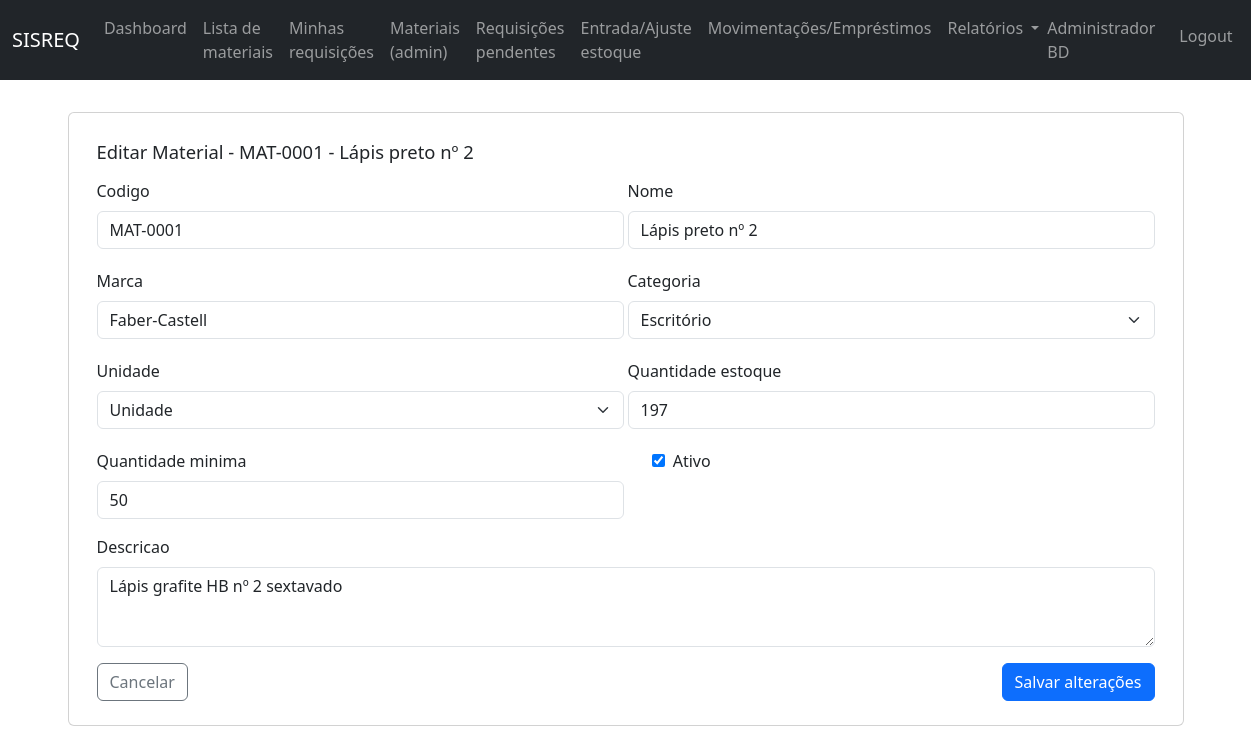
The page /materiais/1/editar/ (signed in) on the database its author committed.
### apps/usuarios/models.py (models this page shows, shortened)
class Usuario(AbstractBaseUser, PermissionsMixin):
    email = models.EmailField(unique=True)
    nome_completo = models.CharField(max_length=150)
    matricula = models.CharField(max_length=30, blank=True, null=True)
    prefeitura = models.ForeignKey(
        "cadastros.Prefeitura",
        on_delete=models.PROTECT,
        null=True,
        blank=True,
    )
    secretaria = models.ForeignKey(
        "cadastros.Secretaria",
        on_delete=models.PROTECT,
        null=True,
        blank=True,
    )
    setor = models.ForeignKey(
        "cadastros.Setor",
        on_delete=models.PROTECT,
        null=True,
        blank=True,
    )
    tipo = models.CharField(
        max_length=20,
        choices=TIPO_USUARIO_CHOICES,
        default="FUNCIONARIO",
    )
    ativo = models.BooleanField(default=True)
    is_staff = models.BooleanField(default=False)
    is_superuser = models.BooleanField(default=False)
    date_joined = models.DateTimeField(default=timezone.now)
    USERNAME_FIELD = "email"
    REQUIRED_FIELDS = ["nome_completo"]
    objects = UsuarioManager()
    class Meta:
        verbose_name = "Usuário"
        verbose_name_plural = "Usuários"
    @property
    def is_active(self) -> bool:
        return self.ativo

### apps/estoque/models.py (models this page shows)
class Material(models.Model):
    prefeitura = models.ForeignKey(
        "cadastros.Prefeitura",
        on_delete=models.PROTECT,
    )
    secretaria = models.ForeignKey(
        "cadastros.Secretaria",
        on_delete=models.PROTECT,
    )
    codigo = models.CharField(max_length=50)
    nome = models.CharField(max_length=150)
    marca = models.CharField(max_length=100, blank=True)
    categoria = models.CharField(max_length=100, blank=True)
    descricao = models.TextField(blank=True)
    unidade = models.CharField(
        max_length=10,
        choices=UNIDADE_MATERIAL_CHOICES,
    )
    quantidade_estoque = models.IntegerField()
    quantidade_minima = models.IntegerField()
    ativo = models.BooleanField(default=True)
    created_at = models.DateTimeField(auto_now_add=True)
    updated_at = models.DateTimeField(auto_now=True)
    class Meta:
        verbose_name = "Material"
        verbose_name_plural = "Materiais"
        unique_together = ("prefeitura", "secretaria", "codigo")
    def __str__(self) -> str:
        return f"{self.codigo} - {self.nome}"

### apps/estoque/views.py (the view)
@login_required
def editar_material(request, pk):
    if not _require_admin(request.user):
        return HttpResponseForbidden("Acesso restrito a administradores.")
    prefeitura_id, secretaria_id = _get_unidade_from_session(request)
    material = get_object_or_404(
        Material,
        pk=pk,
        prefeitura_id=prefeitura_id,
        secretaria_id=secretaria_id,
    )
    if request.method == "POST":
        form = MaterialForm(request.POST, instance=material)
        if form.is_valid():
            form.save()
            messages.success(request, "Material atualizado com sucesso.")
            return redirect("estoque:listar_materiais")
    else:
        form = MaterialForm(instance=material)
    return render(
        request,
        "estoque/editar_material.html",
        {"form": form, "material": material},
    )

### apps/estoque/views.py (called while the page is built, shortened)
def _get_unidade_from_session(request):
    prefeitura_id = request.session.get("prefeitura_id")
    secretaria_id = request.session.get("secretaria_id")
    user = getattr(request, "user", None)
    return prefeitura_id, secretaria_id

def _require_admin(user):
    return user.is_authenticated and user.tipo == "ADMINISTRADOR"

### apps/estoque/templates/estoque/editar_material.html (shortened to what this page needs)
{% extends "core/base.html" %}
{% block content %}
<div class="container mt-2">
  <div class="card card-compact">
    <div class="card-body">
      <h2 class="card-title mb-3">Editar Material - {{ material }}</h2>
      <form method="post" class="mt-2">
        <div class="form-grid-2">
          <div class="mb-3">
            <label class="form-label">{{ form.codigo.label }}</label>
            {{ form.codigo }}
          </div>
          <div class="mb-3">
            <label class="form-label">{{ form.nome.label }}</label>
            {{ form.nome }}
          </div>
          <div class="mb-3">
            <label class="form-label">{{ form.marca.label }}</label>
            {{ form.marca }}
          </div>
          <div class="mb-3">
            <label class="form-label">{{ form.categoria.label }}</label>
            {{ form.categoria }}
          </div>
          <div class="mb-3">
            <label class="form-label">{{ form.unidade.label }}</label>
            {{ form.unidade }}
          </div>
          <div class="mb-3">
            <label class="form-label">{{ form.quantidade_estoque.label }}</label>
            {{ form.quantidade_estoque }}
          </div>
          <div class="mb-3">
            <label class="form-label">{{ form.quantidade_minima.label }}</label>
            {{ form.quantidade_minima }}
          </div>
          <div class="mb-3 d-flex align-items-center">
            <div class="form-check">
              {{ form.ativo }}
              <label class="form-check-label ms-1">{{ form.ativo.label }}</label>
            </div>
          </div>
        </div>
        <div class="mb-3">
          <label class="form-label">{{ form.descricao.label }}</label>
          {{ form.descricao }}
        </div>
        <div class="d-flex justify-content-between">
          <a href="{% url 'estoque:listar_materiais' %}" class="btn btn-outline-secondary">Cancelar</a>
          <button type="submit" class="btn btn-primary">Salvar alterações</button>
        </div>
      </form>
    </div>
  </div>
</div>
{% endblock %}

### apps/templates/core/base.html (shortened to what this page needs)
{% load static %}
<!DOCTYPE html>
<html lang="pt-br">
  <head>
    <link href="https://cdn.jsdelivr.net/npm/bootstrap@5.3.0/dist/css/bootstrap.min.css" rel="stylesheet">
    <link rel="stylesheet" href="{% static 'estoque/css/estoque.css' %}">
  </head>
  <body>
    <nav class="navbar navbar-expand-lg navbar-dark bg-dark">
      <div class="container-fluid">
        <a class="navbar-brand" href="{% url 'estoque:dashboard' %}">SISREQ</a>
        <div class="collapse navbar-collapse" id="navbarNav">
          <ul class="navbar-nav me-auto mb-2 mb-lg-0">
            {% if request.user.is_authenticated %}
            <li class="nav-item">
              <a class="nav-link" href="{% url 'estoque:dashboard' %}">Dashboard</a>
            </li>
            <li class="nav-item">
              <a class="nav-link" href="{% url 'estoque:lista_materiais_publica' %}">Lista de materiais</a>
            </li>
            <li class="nav-item">
              <a class="nav-link" href="{% url 'estoque:listar_requisicoes' %}">Minhas requisições</a>
            </li>
            {% if request.user.tipo == "ADMINISTRADOR" %}
            <li class="nav-item">
              <a class="nav-link" href="{% url 'estoque:listar_materiais' %}">Materiais (admin)</a>
            </li>
            <li class="nav-item">
              <a class="nav-link" href="{% url 'estoque:listar_requisicoes' %}?status=PENDENTE">Requisições pendentes</a>
            </li>
            <li class="nav-item">
              <a class="nav-link" href="{% url 'estoque:novo_movimento_estoque' %}">Entrada/Ajuste estoque</a>
            </li>
            <li class="nav-item">
              <a class="nav-link" href="{% url 'estoque:entrada_compra' %}">Movimentações/Empréstimos</a>
            </li>
            <li class="nav-item dropdown">
              <a class="nav-link dropdown-toggle"
                 href="#"
                 id="navbarRelatorios"
                 role="button"
                 data-bs-toggle="dropdown"
                 aria-expanded="false">
                Relatórios
              </a>
            </li>
            {% endif %}
            {% endif %}
          </ul>
          <ul class="navbar-nav">
            {% if request.user.is_authenticated %}
            <li class="nav-item">
              <span class="navbar-text me-3">
                {{ request.user.nome_completo }}
              </span>
            </li>
            <li class="nav-item">
              <a class="nav-link" href="{% url 'usuarios:logout' %}">Logout</a>
            </li>
            {% else %}
            <li class="nav-item">
              <a class="nav-link" href="{% url 'usuarios:login' %}">Login</a>
            </li>
            {% endif %}
          </ul>
        </div>
      </div>
    </nav>
    <main class="py-4">
      {% block content %}{% endblock %}
    </main>
  </body>
</html>

### static/estoque/css/estoque.css (style rules this page uses)
.form-grid-2 { display:grid; grid-template-columns: 1fr 1fr; gap:4px; align-items:flex-start; }
.card-compact { padding:12px 12px 8px; }
.card-compact .mb-3 { margin-bottom:6px; }
.card-compact .card-title { font-size:1.15rem; margin-bottom:6px; }
.card-compact textarea { min-height:60px; max-height:80px; }

### rows shown on the page
Usuario: user.nome_completo "Administrador BD"
Material: codigo+nome "MAT-0001 - Lápis preto nº 2", codigo "MAT-0001", nome "Lápis preto nº 2", marca "Faber-Castell", categoria "Escritório", unidade "Unidade", quantidade_estoque "197", quantidade_minima "50", ativo "☑", descricao "Lápis grafite HB nº 2 sextavado"
